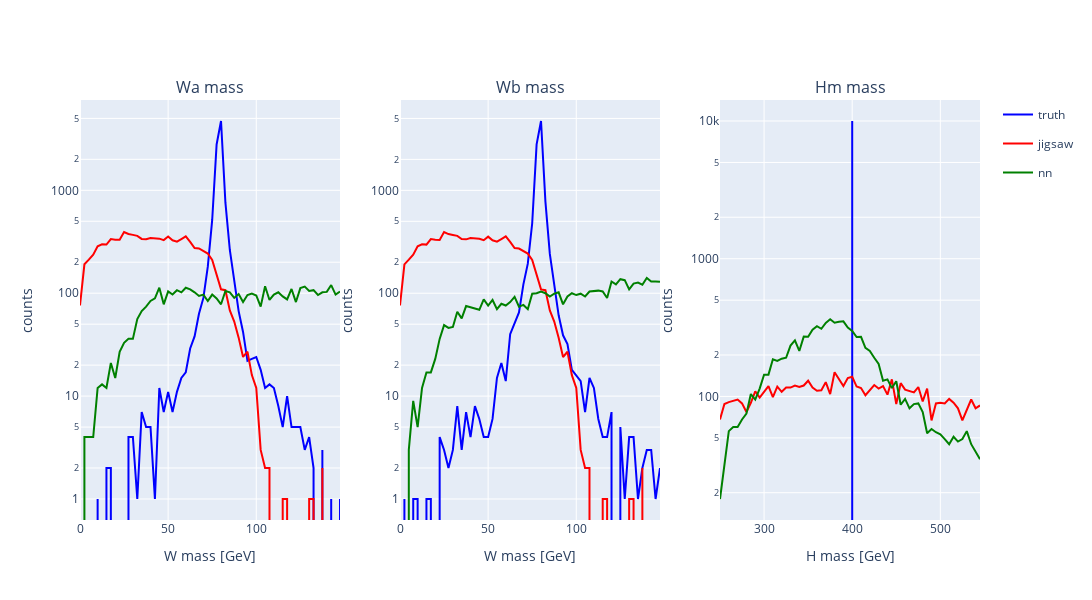

The cell this chart's notebook holds for it:
### Code cell
plotter_wm.mass_plot(hm_plot_range=(250, 550), dataset=h400_dataset)

### Figure 1 — Plotly figure (JSON) as saved in the notebook; plotly's stock layout.template omitted (floating-point values rounded to 4 significant figures)
{"data": [{"legendgroup": "truth", "line": {"color": "blue"}, "name": "truth", "showlegend": true, "type": "scatter", "x": [0, 2.5, 5, 7.5, 10, 12.5, 15, 17.5, 20, 22.5, 25, 27.5, 30, 32.5, 35, 37.5, 40, 42.5, 45, 47.5, 50, 52.5, 55, 57.5, 60, 62.5, 65, 67.5, 70, 72.5, 75, 77.5, 80, 82.5, 85, 87.5, 90, 92.5, 95, 97.5, 100, 102.5, 105, 107.5, 110, 112.5, 115, 117.5, 120, 122.5, 125, 127.5, 130, 132.5, 135, 137.5, 140, 142.5, 145, 147.5, 150], "xaxis": "x", "y": [0, 0, 0, 0, 1, 0, 2, 2, 0, 0, 0, 4, 4, 1, 7, 5, 5, 1, 12, 7, 11, 7, 11, 15, 17, 29, 38, 63, 90, 181, 515, 2790, 4716, 758, 263, 135, 67, 42, 22, 23, 24, 18, 12, 13, 12, 8, 5, 10, 5, 5, 5, 3, 4, 2, 0, 3, 0, 1, 0, 1], "yaxis": "y"}, {"legendgroup": "jigsaw", "line": {"color": "red"}, "name": "jigsaw", "showlegend": true, "type": "scatter", "x": [0, 2.5, 5, 7.5, 10, 12.5, 15, 17.5, 20, 22.5, 25, 27.5, 30, 32.5, 35, 37.5, 40, 42.5, 45, 47.5, 50, 52.5, 55, 57.5, 60, 62.5, 65, 67.5, 70, 72.5, 75, 77.5, 80, 82.5, 85, 87.5, 90, 92.5, 95, 97.5, 100, 102.5, 105, 107.5, 110, 112.5, 115, 117.5, 120, 122.5, 125, 127.5, 130, 132.5, 135, 137.5, 140, 142.5, 145, 147.5, 150], "xaxis": "x", "y": [76, 191, 212, 237, 286, 299, 297, 336, 331, 330, 393, 376, 369, 361, 337, 334, 344, 343, 339, 328, 355, 327, 317, 336, 357, 315, 275, 272, 257, 243, 211, 148, 109, 107, 68, 53, 37, 24, 27, 16, 12, 3, 2, 2, 0, 0, 1, 1, 0, 0, 0, 0, 1, 1, 0, 2, 0, 0, 0, 0], "yaxis": "y"}, {"legendgroup": "nn", "line": {"color": "green"}, "name": "nn", "showlegend": true, "type": "scatter", "x": [0, 2.5, 5, 7.5, 10, 12.5, 15, 17.5, 20, 22.5, 25, 27.5, 30, 32.5, 35, 37.5, 40, 42.5, 45, 47.5, 50, 52.5, 55, 57.5, 60, 62.5, 65, 67.5, 70, 72.5, 75, 77.5, 80, 82.5, 85, 87.5, 90, 92.5, 95, 97.5, 100, 102.5, 105, 107.5, 110, 112.5, 115, 117.5, 120, 122.5, 125, 127.5, 130, 132.5, 135, 137.5, 140, 142.5, 145, 147.5, 150], "xaxis": "x", "y": [0, 4, 4, 4, 12, 13, 12, 21, 15, 27, 33, 36, 36, 56, 67, 74, 84, 89, 113, 78, 104, 97, 107, 102, 113, 109, 102, 94, 97, 84, 97, 89, 78, 105, 102, 90, 98, 82, 96, 99, 95, 74, 117, 86, 97, 102, 93, 87, 110, 82, 112, 116, 105, 107, 96, 102, 103, 120, 97, 104], "yaxis": "y"}, {"legendgroup": "truth", "line": {"color": "blue"}, "name": "truth", "showlegend": false, "type": "scatter", "x": [0, 2.5, 5, 7.5, 10, 12.5, 15, 17.5, 20, 22.5, 25, 27.5, 30, 32.5, 35, 37.5, 40, 42.5, 45, 47.5, 50, 52.5, 55, 57.5, 60, 62.5, 65, 67.5, 70, 72.5, 75, 77.5, 80, 82.5, 85, 87.5, 90, 92.5, 95, 97.5, 100, 102.5, 105, 107.5, 110, 112.5, 115, 117.5, 120, 122.5, 125, 127.5, 130, 132.5, 135, 137.5, 140, 142.5, 145, 147.5, 150], "xaxis": "x2", "y": [0, 1, 0, 1, 1, 0, 1, 1, 0, 4, 3, 2, 3, 8, 3, 7, 4, 8, 6, 4, 4, 6, 15, 21, 14, 40, 50, 65, 122, 194, 479, 2796, 4722, 778, 241, 114, 61, 39, 32, 18, 16, 14, 7, 15, 12, 6, 4, 4, 7, 0, 5, 1, 4, 4, 1, 2, 3, 3, 1, 2], "yaxis": "y2"}, {"legendgroup": "jigsaw", "line": {"color": "red"}, "name": "jigsaw", "showlegend": false, "type": "scatter", "x": [0, 2.5, 5, 7.5, 10, 12.5, 15, 17.5, 20, 22.5, 25, 27.5, 30, 32.5, 35, 37.5, 40, 42.5, 45, 47.5, 50, 52.5, 55, 57.5, 60, 62.5, 65, 67.5, 70, 72.5, 75, 77.5, 80, 82.5, 85, 87.5, 90, 92.5, 95, 97.5, 100, 102.5, 105, 107.5, 110, 112.5, 115, 117.5, 120, 122.5, 125, 127.5, 130, 132.5, 135, 137.5, 140, 142.5, 145, 147.5, 150], "xaxis": "x2", "y": [76, 191, 212, 237, 286, 299, 297, 336, 331, 330, 393, 376, 369, 361, 337, 334, 344, 343, 339, 328, 355, 327, 317, 336, 357, 315, 275, 272, 257, 243, 211, 148, 109, 107, 68, 53, 37, 24, 27, 16, 12, 3, 2, 2, 0, 0, 1, 1, 0, 0, 0, 0, 1, 1, 0, 2, 0, 0, 0, 0], "yaxis": "y2"}, {"legendgroup": "nn", "line": {"color": "green"}, "name": "nn", "showlegend": false, "type": "scatter", "x": [0, 2.5, 5, 7.5, 10, 12.5, 15, 17.5, 20, 22.5, 25, 27.5, 30, 32.5, 35, 37.5, 40, 42.5, 45, 47.5, 50, 52.5, 55, 57.5, 60, 62.5, 65, 67.5, 70, 72.5, 75, 77.5, 80, 82.5, 85, 87.5, 90, 92.5, 95, 97.5, 100, 102.5, 105, 107.5, 110, 112.5, 115, 117.5, 120, 122.5, 125, 127.5, 130, 132.5, 135, 137.5, 140, 142.5, 145, 147.5, 150], "xaxis": "x2", "y": [0, 0, 3, 9, 5, 12, 17, 17, 23, 36, 49, 46, 47, 66, 57, 75, 73, 71, 69, 87, 76, 86, 70, 79, 76, 82, 92, 74, 77, 70, 99, 100, 104, 100, 93, 99, 102, 78, 93, 100, 96, 99, 93, 104, 105, 106, 104, 90, 130, 122, 137, 134, 109, 124, 127, 121, 141, 130, 130, 129], "yaxis": "y2"}, {"legendgroup": "truth", "line": {"color": "blue"}, "name": "truth", "showlegend": false, "type": "scatter", "x": [250, 255, 260, 265, 270, 275, 280, 285, 290, 295, 300, 305, 310, 315, 320, 325, 330, 335, 340, 345, 350, 355, 360, 365, 370, 375, 380, 385, 390, 395, 400, 405, 410, 415, 420, 425, 430, 435, 440, 445, 450, 455, 460, 465, 470, 475, 480, 485, 490, 495, 500, 505, 510, 515, 520, 525, 530, 535, 540, 545, 550], "xaxis": "x3", "y": [0, 0, 0, 0, 0, 0, 0, 0, 0, 0, 0, 0, 0, 0, 0, 0, 0, 0, 0, 0, 0, 0, 0, 0, 0, 0, 0, 0, 0, 0, 10000, 0, 0, 0, 0, 0, 0, 0, 0, 0, 0, 0, 0, 0, 0, 0, 0, 0, 0, 0, 0, 0, 0, 0, 0, 0, 0, 0, 0, 0], "yaxis": "y3"}, {"legendgroup": "jigsaw", "line": {"color": "red"}, "name": "jigsaw", "showlegend": false, "type": "scatter", "x": [250, 255, 260, 265, 270, 275, 280, 285, 290, 295, 300, 305, 310, 315, 320, 325, 330, 335, 340, 345, 350, 355, 360, 365, 370, 375, 380, 385, 390, 395, 400, 405, 410, 415, 420, 425, 430, 435, 440, 445, 450, 455, 460, 465, 470, 475, 480, 485, 490, 495, 500, 505, 510, 515, 520, 525, 530, 535, 540, 545, 550], "xaxis": "x3", "y": [68, 88, 91, 93, 95, 89, 77, 90, 109, 98, 107, 119, 99, 118, 108, 116, 116, 120, 117, 120, 130, 116, 110, 111, 127, 104, 150, 133, 119, 136, 139, 118, 115, 102, 111, 121, 114, 119, 103, 133, 88, 125, 112, 109, 107, 117, 92, 114, 67, 89, 90, 89, 96, 90, 82, 67, 80, 95, 82, 86], "yaxis": "y3"}, {"legendgroup": "nn", "line": {"color": "green"}, "name": "nn", "showlegend": false, "type": "scatter", "x": [250, 255, 260, 265, 270, 275, 280, 285, 290, 295, 300, 305, 310, 315, 320, 325, 330, 335, 340, 345, 350, 355, 360, 365, 370, 375, 380, 385, 390, 395, 400, 405, 410, 415, 420, 425, 430, 435, 440, 445, 450, 455, 460, 465, 470, 475, 480, 485, 490, 495, 500, 505, 510, 515, 520, 525, 530, 535, 540, 545, 550], "xaxis": "x3", "y": [18, 31, 56, 60, 60, 68, 75, 104, 95, 114, 144, 144, 186, 181, 188, 191, 234, 255, 214, 272, 271, 305, 324, 310, 342, 363, 343, 348, 351, 316, 299, 270, 271, 225, 214, 191, 172, 130, 133, 115, 129, 87, 96, 82, 88, 89, 77, 54, 58, 55, 53, 49, 45, 51, 47, 49, 56, 45, 40, 35], "yaxis": "y3"}], "layout": {"annotations": [{"font": {"size": 16}, "showarrow": false, "text": "Wa mass", "x": 0.1444, "xanchor": "center", "xref": "paper", "y": 1, "yanchor": "bottom", "yref": "paper"}, {"font": {"size": 16}, "showarrow": false, "text": "Wb mass", "x": 0.5, "xanchor": "center", "xref": "paper", "y": 1, "yanchor": "bottom", "yref": "paper"}, {"font": {"size": 16}, "showarrow": false, "text": "Hm mass", "x": 0.8556, "xanchor": "center", "xref": "paper", "y": 1, "yanchor": "bottom", "yref": "paper"}], "height": 600, "width": 1200, "xaxis": {"anchor": "y", "domain": [0, 0.2889], "title": {"text": "W mass [GeV]"}}, "xaxis2": {"anchor": "y2", "domain": [0.3556, 0.6444], "title": {"text": "W mass [GeV]"}}, "xaxis3": {"anchor": "y3", "domain": [0.7111, 1], "title": {"text": "H mass [GeV]"}}, "yaxis": {"anchor": "x", "domain": [0, 1], "rangemode": "tozero", "title": {"text": "counts"}, "type": "log"}, "yaxis2": {"anchor": "x2", "domain": [0, 1], "rangemode": "tozero", "title": {"text": "counts"}, "type": "log"}, "yaxis3": {"anchor": "x3", "domain": [0, 1], "rangemode": "tozero", "title": {"text": "counts"}, "type": "log"}}}
